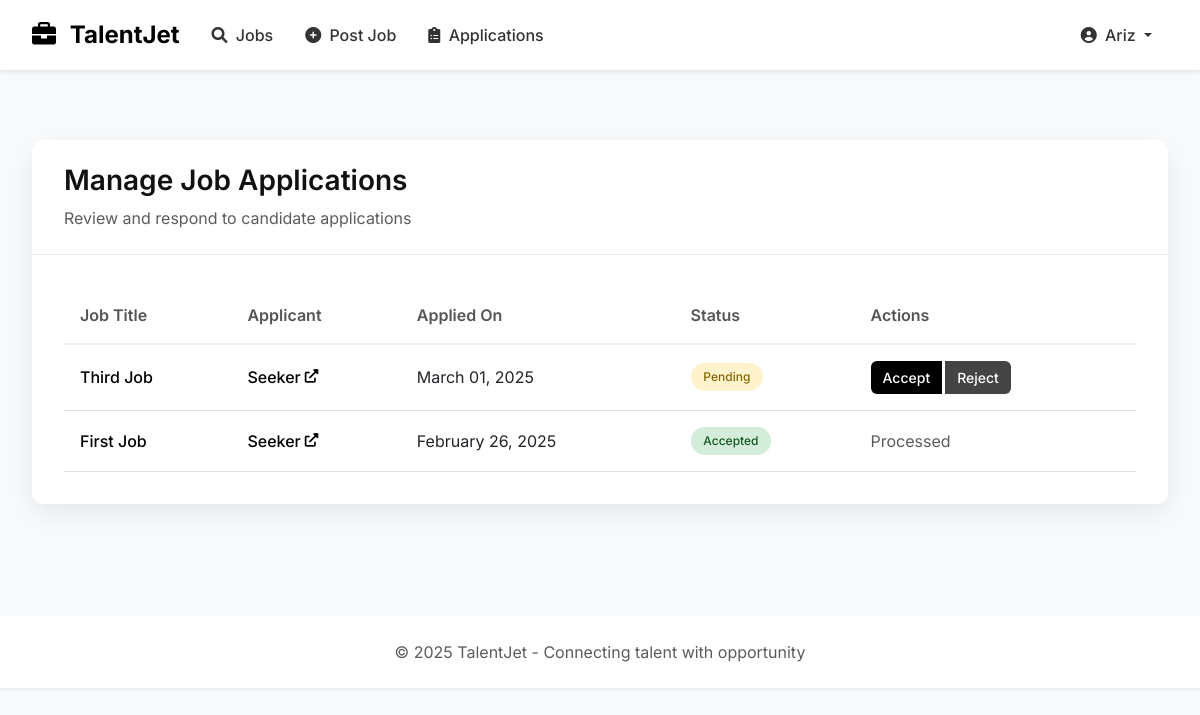
Screenshot of /applications/manage/ (signed in) with the database file from the repository.
### users/models.py (models this page shows, shortened)
class CustomUser(AbstractUser):
    ROLE_CHOICES = (
        ('job_seeker', 'Job Seeker'),
        ('recruiter', 'Recruiter'),
    )
    role = models.CharField(max_length=20, choices=ROLE_CHOICES, default='job_seeker')
    company = models.CharField(max_length=100, blank=True, null=True)  # Company for recruiters
    experience = models.TextField(blank=True, null=True)  # Experience for job seekers
    company_name = models.CharField(max_length=255, blank=True)
    company_website = models.URLField(blank=True)
    company_description = models.TextField(blank=True)
    company_size = models.CharField(max_length=50, blank=True)
    company_industry = models.CharField(max_length=100, blank=True)
    company_logo = models.ImageField(upload_to='company_logos/', blank=True, null=True)

### applications/models.py (models this page shows, shortened)
class Application(models.Model):
    STATUS_CHOICES = (
        ('pending', 'Pending'),
        ('accepted', 'Accepted'),
        ('rejected', 'Rejected'),
    )
    job = models.ForeignKey(Job, on_delete=models.CASCADE, related_name='applications')
    applicant = models.ForeignKey(settings.AUTH_USER_MODEL, on_delete=models.CASCADE, related_name='applications')
    applied_at = models.DateTimeField(default=timezone.now)
    status = models.CharField(max_length=10, choices=STATUS_CHOICES, default='pending')
    class Meta:
        ordering = ['-applied_at']
        unique_together = ['job', 'applicant']  # Prevent duplicate applications

### jobs/models.py (models this page shows, shortened)
class Job(models.Model):
    JOB_TYPES = (
        ('full_time', 'Full Time'),
        ('part_time', 'Part Time'),
        ('contract', 'Contract'),
    )
    EXPERIENCE_LEVELS = (
        ('entry', 'Entry Level'),
        ('mid', 'Mid Level'),
        ('senior', 'Senior Level'),
    )
    title = models.CharField(max_length=255)
    company = models.CharField(max_length=255, blank=True, default="")
    description = models.TextField()
    location = models.CharField(max_length=100, blank=True)
    experience_level = models.CharField(max_length=20, choices=EXPERIENCE_LEVELS, default='entry')
    job_type = models.CharField(max_length=20, choices=JOB_TYPES, default='full_time')
    salary = models.CharField(max_length=100, blank=True, help_text="E.g., $50K-$70K or Competitive")
    posted_at = models.DateTimeField(auto_now_add=True)
    recruiter = models.ForeignKey(CustomUser, on_delete=models.CASCADE, related_name='posted_jobs')
    required_skills = models.CharField(max_length=255)

### applications/views.py (the view)
# urls.py: path('manage/', views.manage_applications, name='manage_applications'),
@login_required
def manage_applications(request):
    if request.user.role != 'recruiter':
        messages.error(request, "You don't have permission to view this page.")
        return redirect('home')
    applications = Application.objects.filter(
        job__recruiter=request.user
    ).select_related(
        'job',
        'applicant',
        'applicant__profile'
    ).order_by('-applied_at')
    applications = applications.prefetch_related('applicant__profile')
    context = {
        'applications': applications
    }
    return render(request, 'applications/manage_applications.html', context)

### templates/applications/manage_applications.html (shortened to what this page needs)
{% extends 'base.html' %}
{% load static %}
{% block extra_css %}
<link rel="stylesheet" href="{% static 'css/monochrome.css' %}">
{% endblock %}
{% block content %}
<div class="page-container">
    <div class="applications-card card">
        <div class="card-header">
<h2 class="card-title">Manage Job Applications</h2>
<p class="text-muted mb-0 mt-2">Review and respond to candidate applications</p>
</div>
<div class="card-body">
{% if applications %}
  <div class="table-responsive">
    <table class="table">
      <thead>
        <tr>
          <th>Job Title</th>
          <th>Applicant</th>
          <th>Applied On</th>
          <th>Status</th>
          <th>Actions</th>
        </tr>
      </thead>
      <tbody>
        {% for application in applications %}
          <tr class="table-row delay-{{ forloop.counter0|add:1|divisibleby:6|yesno:'6,_' }}{{ forloop.counter0|add:1|divisibleby:5|yesno:'5,_' }}{{ forloop.counter0|add:1|divisibleby:4|yesno:'4,_' }}{{ forloop.counter0|add:1|divisibleby:3|yesno:'3,_' }}{{ forloop.counter0|add:1|divisibleby:2|yesno:'2,_' }}{{ forloop.counter0|add:1|divisibleby:1|yesno:'1,_' }}">
            <td><a href="{% url 'job_detail' application.job.pk %}" class="job-link">{{ application.job.title }}</a></td>
            <td>
              <a href="#" class="applicant-name view-profile-link" data-bs-toggle="modal" data-bs-target="#applicantModal{{ application.id }}">
                {{ application.applicant.username }}
                <i class="fas fa-external-link-alt"></i>
              </a>
            </td>
            <td class="apply-date">{{ application.applied_at|date:"F d, Y" }}</td>
            <td>
              {% if application.status == 'pending' %}
                <span class="badge bg-warning">Pending</span>
              {% elif application.status == 'accepted' %}
                <span class="badge bg-success">Accepted</span>
              {% elif application.status == 'rejected' %}
                <span class="badge bg-danger">Rejected</span>
              {% endif %}
            </td>
            <td>
              {% if application.status == 'pending' %}
              <div class="btn-group" role="group">
                <a href="{% url 'accept_application' application.id %}" class="btn btn-sm btn-success">Accept</a>
                <a href="{% url 'reject_application' application.id %}" class="btn btn-sm btn-danger">Reject</a>
              </div>
              {% else %}
              <span class="text-muted">Processed</span>
              {% endif %}
            </td>
          </tr>
        {% endfor %}
      </tbody>
    </table>
  </div>
{% endif %}
</div>
</div>
</div>
{% endblock %}

### templates/base.html (shortened to what this page needs)
{% load static %}
<!DOCTYPE html>
<html lang="en">
<head>
    <link href="https://cdn.jsdelivr.net/npm/bootstrap@5.3.0/dist/css/bootstrap.min.css" rel="stylesheet">
    <link rel="stylesheet" href="https://cdnjs.cloudflare.com/ajax/libs/font-awesome/6.0.0/css/all.min.css">
    <link rel="stylesheet" href="{% static 'css/main.css' %}">
    {% block extra_css %}{% endblock %}
    <link rel="stylesheet" href="{% static 'css/navbar-monochrome.css' %}">
</head>
<body>
    <nav class="navbar navbar-expand-lg navbar-light bg-white shadow-sm fixed-top"
         style="display:block !important; visibility:visible !important; opacity:1 !important; position:fixed !important;">
        <div class="container">
            <a class="navbar-brand" href="{% url 'home' %}">
                <i class="fas fa-briefcase text-black me-2"></i>
                TalentJet
            </a>
            <div class="collapse navbar-collapse" id="navbarNav">
                <ul class="navbar-nav me-auto">
                    <li class="nav-item">
                        <a class="nav-link" href="{% url 'job_list' %}">
                            <i class="fas fa-search me-1"></i> Jobs
                        </a>
                    </li>
                    {% if user.is_authenticated %}
                        {% if user.role == 'recruiter' %}
                            <li class="nav-item">
                                <a class="nav-link" href="{% url 'create_job' %}">
                                    <i class="fas fa-plus-circle me-1"></i> Post Job
                                </a>
                            </li>
                            <li class="nav-item">
                                <a class="nav-link" href="{% url 'manage_applications' %}">
                                    <i class="fas fa-clipboard-list me-1"></i> Applications
                                </a>
                            </li>
                        {% elif user.role == 'job_seeker' %}
                            <li class="nav-item">
                                <a class="nav-link" href="{% url 'my_applications' %}">
                                    <i class="fas fa-file-alt me-1"></i> My Applications
                                </a>
                            </li>
                        {% endif %}
                    {% endif %}
                </ul>
                <ul class="navbar-nav">
                    {% if user.is_authenticated %}
                        <li class="nav-item dropdown">
                            <a class="nav-link dropdown-toggle" href="#" id="userDropdown" role="button" data-bs-toggle="dropdown">
                                <i class="fas fa-user-circle me-1"></i> {{ user.username }}
                            </a>
                        </li>
                    {% endif %}
                </ul>
            </div>
        </div>
    </nav>
    <main>
        {% block content %}{% endblock %}
    </main>
    <footer class="bg-white py-4 shadow-sm mt-5">
        <div class="container">
            <div class="text-center text-muted">
                <p class="mb-0">© 2025 TalentJet - Connecting talent with opportunity</p>
            </div>
        </div>
    </footer>
</body>
</html>

### static/css/main.css (style rules this page uses)
:root { --primary: #2563eb; --primary-dark: #1e40af; --secondary: #64748b; --success: #10b981; --danger: #ef4444; --warning: #f59e0b; --surface: #ffffff; --background: #f8fafc; --text: #1e293b; --text-light: #64748b; --radius-sm: 4px; --radius-md: 8px; --radius-lg: 16px; --shadow-sm: 0 1px 2px rgba(0, 0, 0, 0.05); --shadow-md: 0 4px 6px -1px rgba(0, 0, 0, 0.1); --shadow-lg: 0 10px 15px -3px rgba(0, 0, 0, 0.1); }
* { margin: 0; padding: 0; box-sizing: border-box; }
body { font-family: 'Inter', -apple-system, BlinkMacSystemFont, sans-serif; line-height: 1.5; color: var(--text); background: var(--background); }
.container { width: 100%; max-width: 1200px; margin: 0 auto; padding: 0 1rem; }
.btn { display: inline-flex; align-items: center; justify-content: center; padding: 0.5rem 1rem; border-radius: var(--radius-md); font-weight: 500; cursor: pointer; transition: all 0.2s ease; text-decoration: none; border: none; }
.card { background: var(--surface); border-radius: var(--radius-lg); box-shadow: var(--shadow-md); transition: transform 0.2s ease, box-shadow 0.2s ease; overflow: hidden; }
.card-header { padding: 1.5rem; border-bottom: 1px solid #e2e8f0; }
.card-body { padding: 1.5rem; }
.nav-link { color: var(--text); text-decoration: none; font-weight: 500; transition: color 0.2s ease; }
.text-center { text-align: center; }
.mt-2 { margin-top: 0.5rem; }

### static/css/monochrome.css (style rules this page uses)
:root { --mono-dark: #121212; --mono-medium-dark: #1e1e1e; --mono-medium: #2d2d2d; --mono-light: #f8f8f8; --mono-accent: #e0e0e0; --primary-color: #000; --secondary-color: #333; --text-color: #111; --text-muted: #555; --light-bg: #f9f9f9; --border-color: #ddd; --box-shadow: 0 10px 30px rgba(0,0,0,0.08); --hover-shadow: 0 15px 35px rgba(0,0,0,0.15); --focus-shadow: 0 0 0 3px rgba(0,0,0,0.08); }
body { color: var(--text-color); font-family: 'Inter', -apple-system, BlinkMacSystemFont, 'Segoe UI', Roboto, Oxygen, Ubuntu, Cantarell, 'Open Sans', 'Helvetica Neue', sans-serif; }
.card { background-color: white; border: none; border-radius: 12px; overflow: hidden; transition: transform 0.3s ease, box-shadow 0.3s ease; box-shadow: var(--box-shadow); }
.card-title { font-weight: 700; font-size: 1.5rem; color: var(--mono-dark); }
footer { background-color: var(--light-bg); }

### static/css/navbar-monochrome.css (style rules this page uses)
.navbar { background-color: white; border-bottom: 1px solid #eaeaea; padding: 0.75rem 1rem; opacity: 1 !important; visibility: visible !important; transform: translateY(0) !important; transition: box-shadow 0.3s ease; }
.navbar-brand { font-weight: 700; font-size: 1.5rem; color: #000; }
.navbar-light .navbar-nav .nav-link { color: #333; font-weight: 500; padding: 0.5rem 1rem; transition: all 0.3s ease; }

### templates/base.html (style rules this page uses)
body { padding-top: 60px; }
.navbar { box-shadow: 0 2px 10px rgba(0,0,0,0.1); z-index: 1030; opacity: 1 !important; transform: translateY(0) !important; transition: box-shadow 0.3s ease !important; }
.container-fluid, .container { padding-top: 1rem; }
.navbar-brand { font-weight: 700; color: #000 !important; }
.navbar-light .navbar-nav .nav-link { color: rgba(0,0,0,0.7); }
.navbar { display: block !important; visibility: visible !important; opacity: 1 !important; position: fixed !important; top: 0 !important; left: 0 !important; right: 0 !important; z-index: 1030 !important; background-color: #fff !important; box-shadow: 0 2px 10px rgba(0,0,0,0.1); }

### rows the page displays
CustomUser: username "Ariz"
Application: job "Third Job", applicant.username "Seeker", applied_at "March 01, 2025", status "Pending"
Application: job "First Job", applicant.username "Seeker", applied_at "February 26, 2025", status "Accepted"
